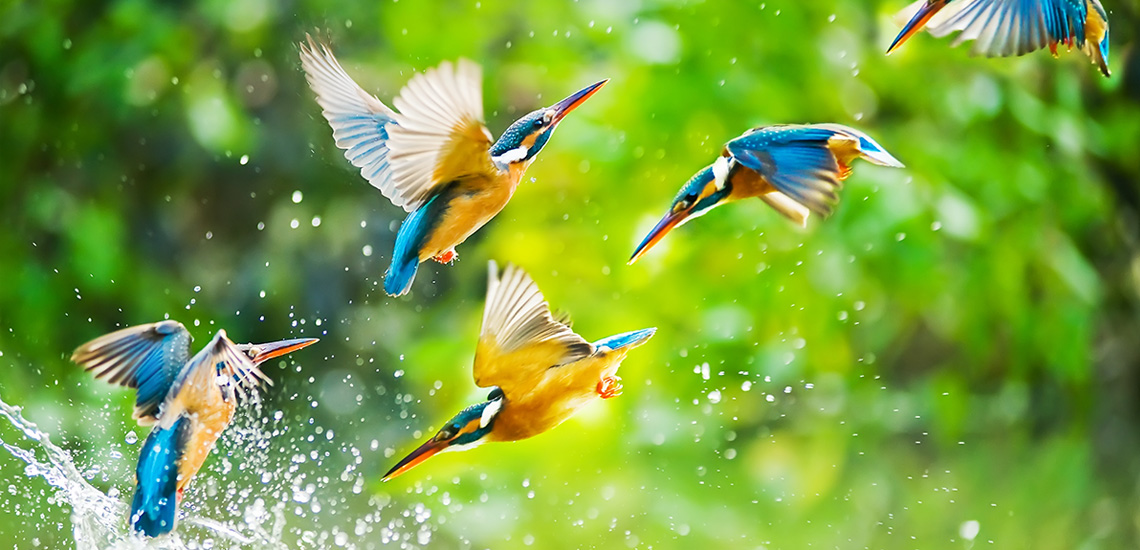
#> input picture 08_Inteligencia_Artificial/04_Visao_Computacional/02_Filtros_e_Atributos/imagens/beija-flor.jpg, 1140 x 550 px
$ jupyter execute 05.2_erosao.ipynb
#> lines starting #> are read from the running program, lines starting #| are printed output that depends on the picture
## Erosão
***

Erosão, como em geologia, significa a remoção da camada superior de solo ou terra por vento,  água  e  assim  por  diante.  Também  no  processamento  de  imagem,  significa  remover partes da imagem. Como a camada superior do solo começa a se esgotar, aplicar a erosão a uma imagem faz com que os objetos na imagem diminuam, mantendo a estrutura geral e a forma da imagem. Mas por que queremos encolher objetos em uma imagem? Considere um cenário onde você tenha dois objetos em uma imagem e eles estão realmente perto, e você quer  que  seu  algoritmo  presuma  que  eles  são  o  mesmo  objeto. Daí  você  encolhe  os  dois objetos para marcar uma clara distinção entre os dois objetos. Outro caso de uso da erosão é remover o ruído da imagem. Erosão pode não ser a melhor opção para remover todos os tipos de ruído, mas uma imagem próxima mostra um exemplo típico de ruído que pode ser tratado com erosão. A figura a seguir é um exemplo de uma matriz após uma operação de erosão:

Aqui o resultado da erosão (na figura da direita):

Resumindo, nós removemos os pixels que estão perto do limite de um objeto para remover os detalhes da imagem e realçar algo que queremos.

***

[cell 1]
from matplotlib import pyplot as plt
import cv2

def show(img, color=True):
    """
    Redimensionar a imagem e mostrar no codigo.
    """

    if color:
        img = cv2.cvtColor(img, cv2.COLOR_BGR2RGB)

    plt.rcParams['figure.figsize'] = (50, 50)
    plt.imshow(img)
    plt.axis("off")
    plt.show()

[cell 2]
image = cv2.imread("imagens/beija-flor.jpg")
#> image is the input picture: shape (550, 1140, 3); mean B, G, R 65.3, 160.7, 121.7
gray = cv2.cvtColor(image, cv2.COLOR_BGR2GRAY)
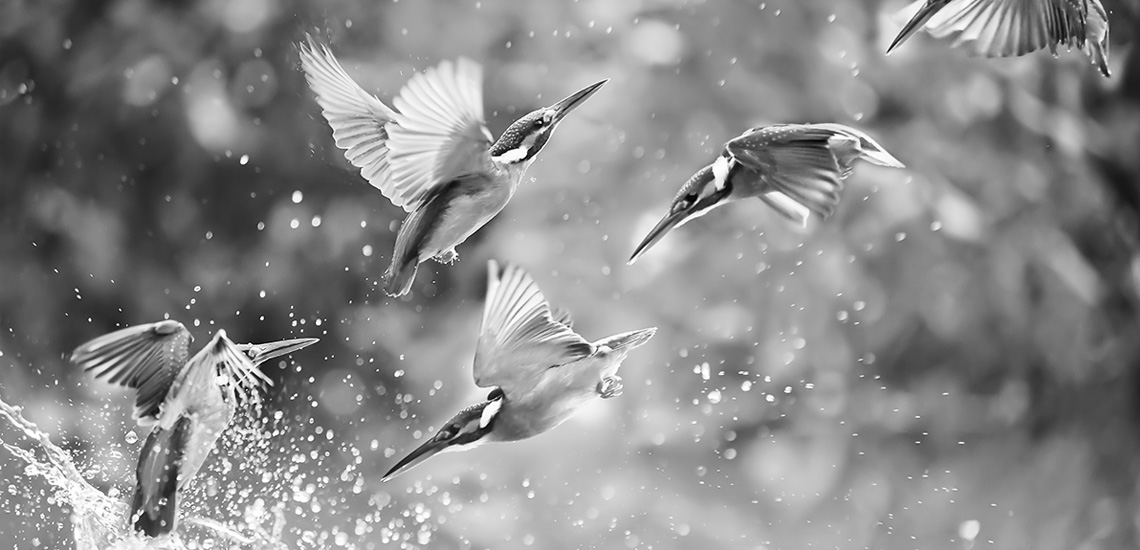
#> gray: shape (550, 1140); min 0, max 255, mean 138.2
show(gray)

[cell 3]
# Aplica a erosão 3 vezes
for i in range(0, 3):
    eroded = cv2.erode(gray.copy(), None, iterations=i + 1)
    show(eroded)
#> this loop made 3 passes
#> pass 1, `eroded = cv2.erode(gray.copy(), None, iterations=i + 1)`:
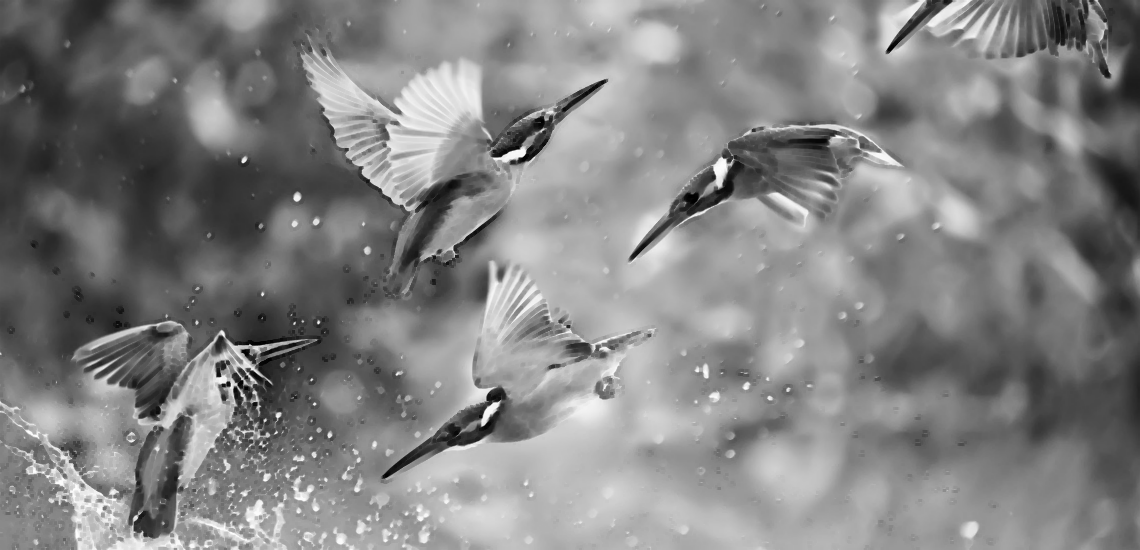
#> eroded: shape (550, 1140); min 0, max 253, mean 130.1
#> pass 2, `eroded = cv2.erode(gray.copy(), None, iterations=i + 1)`:
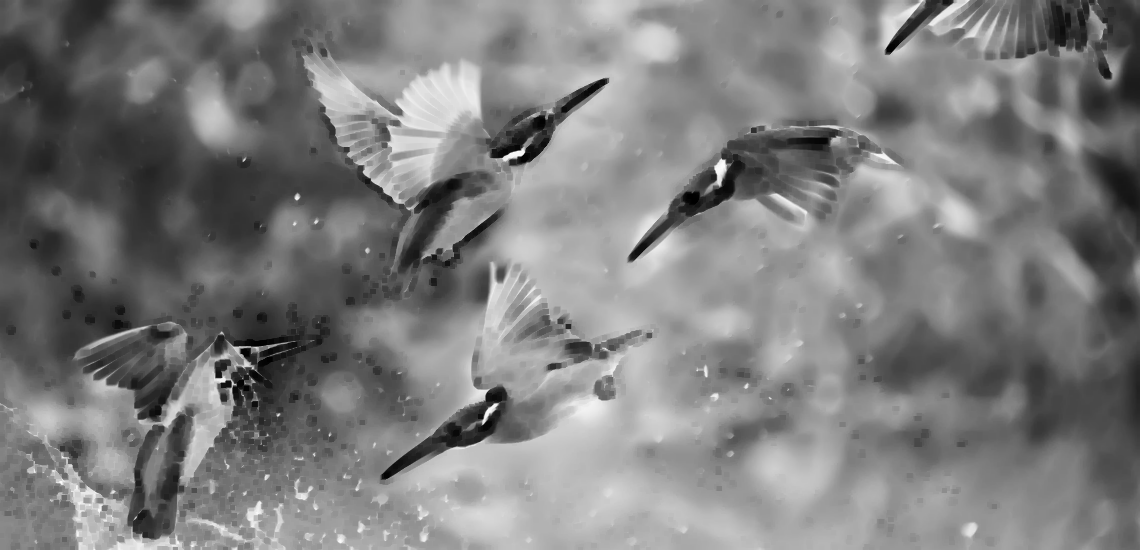
#> eroded: shape (550, 1140); min 0, max 251, mean 124.7
#> after the loop:
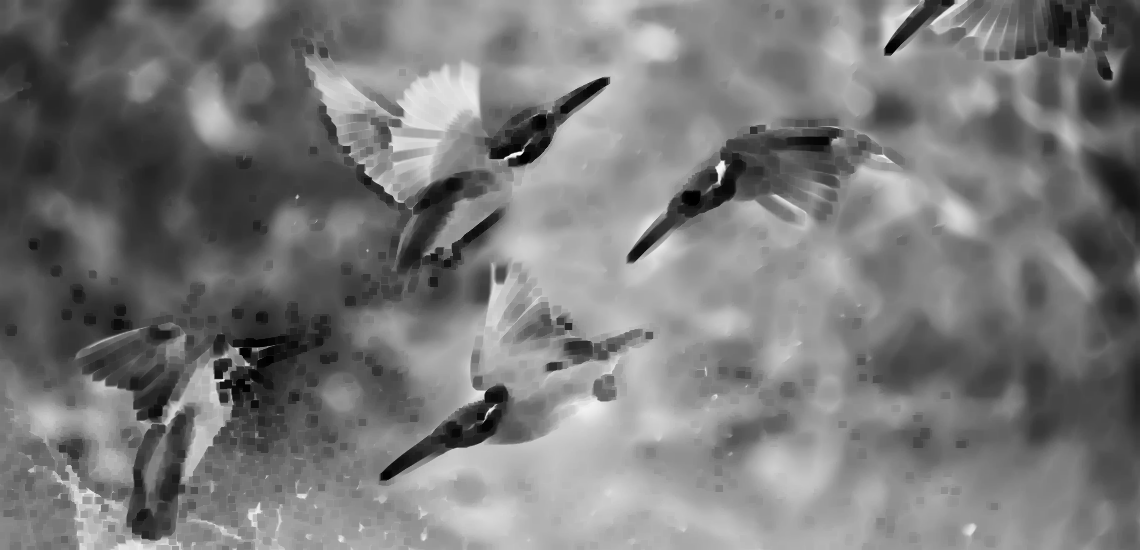
#> eroded: shape (550, 1140); min 0, max 248, mean 120.5

$ run again, with 08_Inteligencia_Artificial/04_Visao_Computacional/02_Filtros_e_Atributos/imagens/casa.jpg copied over 08_Inteligencia_Artificial/04_Visao_Computacional/02_Filtros_e_Atributos/imagens/beija-flor.jpg
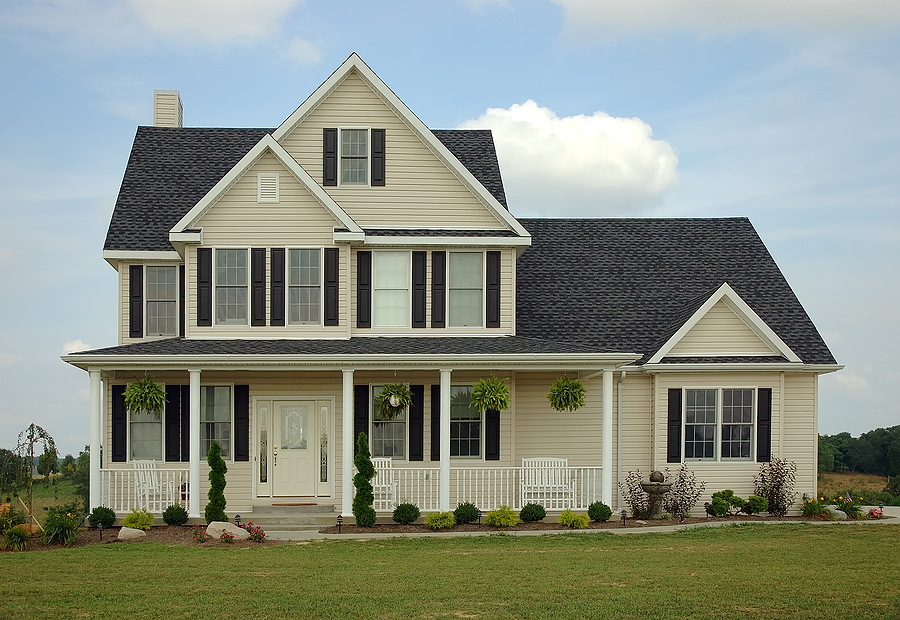
#> input picture 08_Inteligencia_Artificial/04_Visao_Computacional/02_Filtros_e_Atributos/imagens/casa.jpg, 900 x 620 px
#> image is the input picture: shape (620, 900, 3); mean B, G, R 131.8, 143.8, 136.6
#> `gray = cv2.cvtColor(image, cv2.COLOR_BGR2GRAY)`:
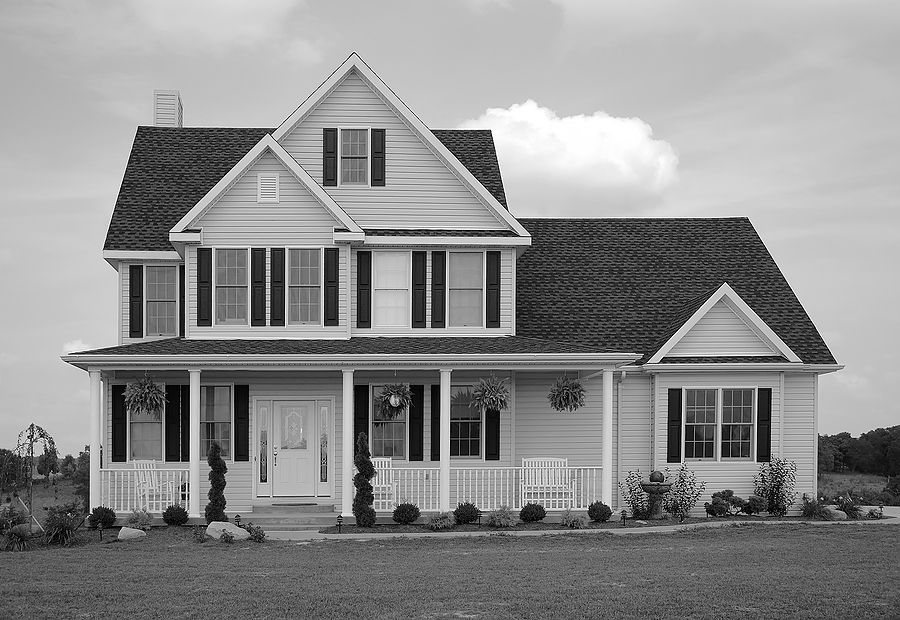
#> gray: shape (620, 900); min 0, max 255, mean 140.3
#> after the loop `for i in range(0, 3):`:
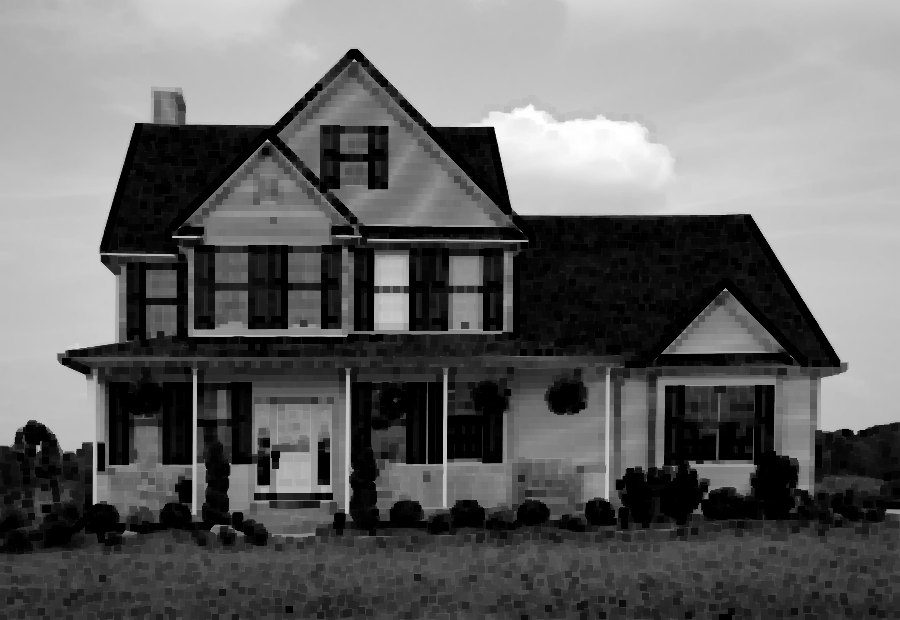
#> eroded: shape (620, 900); min 0, max 255, mean 102.4
